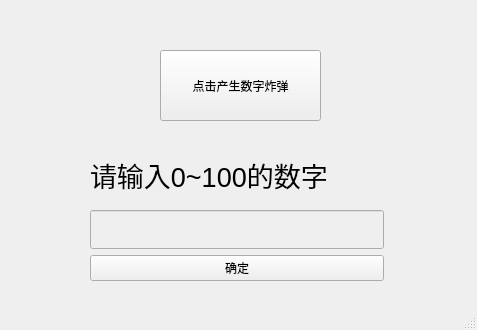
<?xml version="1.0" encoding="UTF-8"?>
<ui version="4.0">
 <class>MainWindow</class>
 <widget class="QMainWindow" name="MainWindow">
  <property name="geometry">
   <rect>
    <x>0</x>
    <y>0</y>
    <width>477</width>
    <height>330</height>
   </rect>
  </property>
  <property name="windowTitle">
   <string>MainWindow</string>
  </property>
  <widget class="QWidget" name="centralwidget">
   <widget class="QWidget" name="layoutWidget">
    <property name="geometry">
     <rect>
      <x>90</x>
      <y>150</y>
      <width>294</width>
      <height>131</height>
     </rect>
    </property>
    <layout class="QGridLayout" name="gridLayout">
     <item row="0" column="0">
      <layout class="QVBoxLayout" name="verticalLayout">
       <property name="spacing">
        <number>10</number>
       </property>
       <item>
        <widget class="QLabel" name="label">
         <property name="enabled">
          <bool>true</bool>
         </property>
         <property name="font">
          <font>
           <family>Arial</family>
           <pointsize>20</pointsize>
          </font>
         </property>
         <property name="text">
          <string>请输入0~100的数字</string>
         </property>
        </widget>
       </item>
       <item>
        <widget class="QLineEdit" name="lineEdit">
         <property name="enabled">
          <bool>false</bool>
         </property>
         <property name="font">
          <font>
           <family>Arial</family>
           <pointsize>20</pointsize>
          </font>
         </property>
        </widget>
       </item>
      </layout>
     </item>
     <item row="1" column="0">
      <widget class="QPushButton" name="pushButton">
       <property name="text">
        <string>确定</string>
       </property>
      </widget>
     </item>
    </layout>
   </widget>
   <widget class="QPushButton" name="pushButton_2">
    <property name="geometry">
     <rect>
      <x>160</x>
      <y>50</y>
      <width>161</width>
      <height>71</height>
     </rect>
    </property>
    <property name="text">
     <string>点击产生数字炸弹</string>
    </property>
   </widget>
  </widget>
  <widget class="QStatusBar" name="statusbar"/>
 </widget>
 <resources/>
 <connections>
  <connection>
   <sender>pushButton_2</sender>
   <signal>clicked(bool)</signal>
   <receiver>lineEdit</receiver>
   <slot>setDisabled(bool)</slot>
   <hints>
    <hint type="sourcelabel">
     <x>236</x>
     <y>97</y>
    </hint>
    <hint type="destinationlabel">
     <x>241</x>
     <y>216</y>
    </hint>
   </hints>
  </connection>
 </connections>
</ui>
